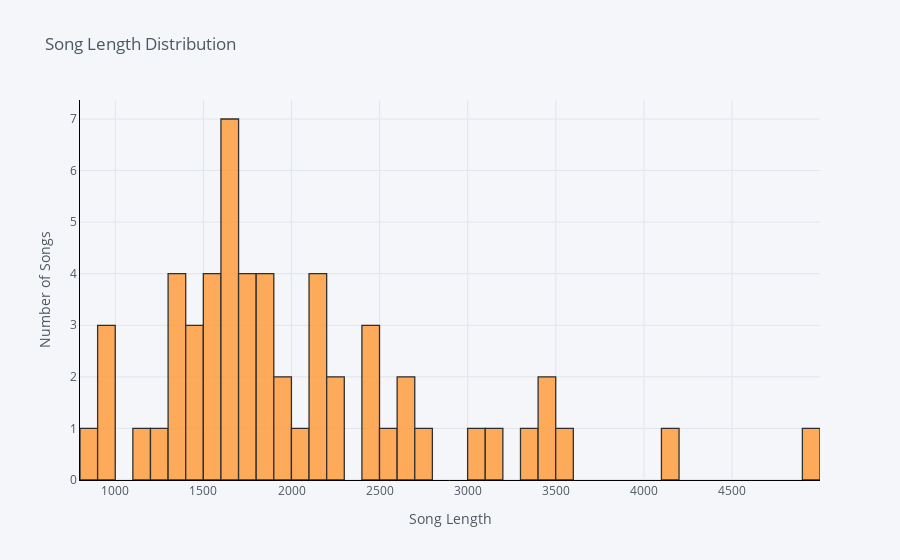

The notebook cell saved with this chart:
### Code cell
data['song_length'].iplot(
    kind = 'hist',
    bins = 56, #A small database so I limited this to the number of rows so the spread will be even. 
    xTitle = 'Song Length',
    linecolor = 'black',
    yTitle = 'Number of Songs',
    title = 'Song Length Distribution')

### Figure 1 — Plotly figure (JSON) as saved in the notebook; plotly's stock layout.template omitted (floating-point values rounded to 4 significant figures)
{"data": [{"histfunc": "count", "histnorm": "", "marker": {"color": "rgba(255, 153, 51, 1.0)", "line": {"color": "#000000", "width": 1.3}}, "name": "song_length", "nbinsx": 56, "opacity": 0.8, "orientation": "v", "type": "histogram", "x": [2454, 2120, 3103, 1614, 1865, 1859, 2769, 1668, 3040, 2680, 1100, 2067, 1543, 1618, 1324, 916, 1251, 2141, 960, 1556, 3566, 1355, 1558, 889, 1445, 1780, 1559, 2225, 1388, 3434, 1809, 1660, 1707, 1924, 1695, 1608, 3469, 2444, 1422, 1741, 2507, 3313, 2117, 1401, 2116, 1745, 4965, 1347, 2248, 1875, 1660, 2625, 4159, 1940, 976, 2434]}], "layout": {"barmode": "overlay", "legend": {"bgcolor": "#F5F6F9", "font": {"color": "#4D5663"}}, "paper_bgcolor": "#F5F6F9", "plot_bgcolor": "#F5F6F9", "title": {"font": {"color": "#4D5663"}, "text": "Song Length Distribution"}, "xaxis": {"gridcolor": "#E1E5ED", "linecolor": "black", "showgrid": true, "tickfont": {"color": "#4D5663"}, "title": {"font": {"color": "#4D5663"}, "text": "Song Length"}, "zerolinecolor": "#E1E5ED"}, "yaxis": {"gridcolor": "#E1E5ED", "linecolor": "black", "showgrid": true, "tickfont": {"color": "#4D5663"}, "title": {"font": {"color": "#4D5663"}, "text": "Number of Songs"}, "zerolinecolor": "#E1E5ED"}}}
